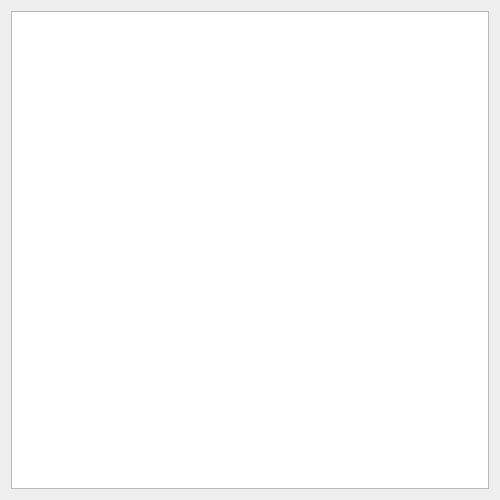
<?xml version="1.0" encoding="UTF-8"?>
<ui version="4.0">
 <class>DebugCommandDialog</class>
 <widget class="QDialog" name="DebugCommandDialog">
  <property name="geometry">
   <rect>
    <x>0</x>
    <y>0</y>
    <width>500</width>
    <height>500</height>
   </rect>
  </property>
  <property name="minimumSize">
   <size>
    <width>350</width>
    <height>500</height>
   </size>
  </property>
  <property name="maximumSize">
   <size>
    <width>500</width>
    <height>800</height>
   </size>
  </property>
  <property name="windowTitle">
   <string>CommandDebug</string>
  </property>
  <layout class="QVBoxLayout" name="verticalLayout">
   <item>
    <widget class="QListWidget" name="listWidget">
     <property name="font">
      <font>
       <pointsize>12</pointsize>
      </font>
     </property>
     <property name="styleSheet">
      <string notr="true">QPushButton{border-radius: 4px;background-color: rgb(50, 157, 253);color: white; margin: 6px}QPushButton:hover{background-color: rgb(29, 148, 255);}QPushButton:pressed{background-color: rgb(10, 139, 255);}QPushButton:disabled{background-color: lightgray;}</string>
     </property>
     <property name="editTriggers">
      <set>QAbstractItemView::NoEditTriggers</set>
     </property>
     <property name="alternatingRowColors">
      <bool>true</bool>
     </property>
     <property name="selectionMode">
      <enum>QAbstractItemView::NoSelection</enum>
     </property>
    </widget>
   </item>
  </layout>
 </widget>
 <resources/>
 <connections/>
</ui>
